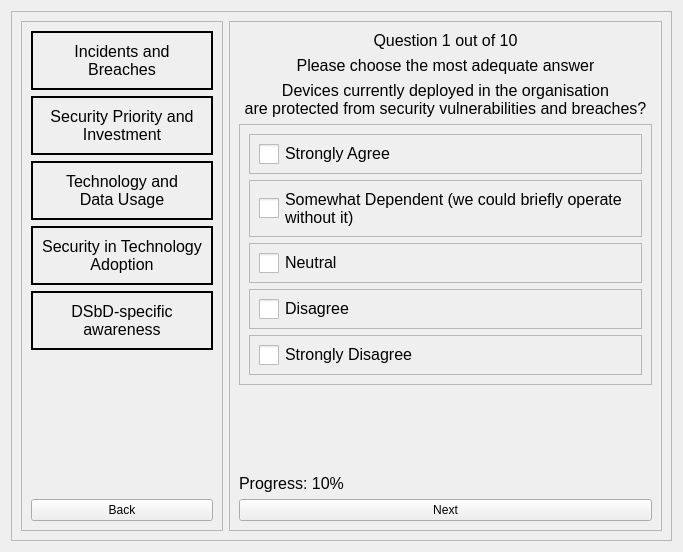
<?xml version="1.0" encoding="UTF-8"?>
<ui version="4.0">
 <class>Form</class>
 <widget class="QWidget" name="Form">
  <property name="geometry">
   <rect>
    <x>0</x>
    <y>0</y>
    <width>683</width>
    <height>552</height>
   </rect>
  </property>
  <property name="windowTitle">
   <string>Form</string>
  </property>
  <layout class="QHBoxLayout" name="horizontalLayout">
   <item>
    <widget class="QFrame" name="question_frame">
     <property name="frameShape">
      <enum>QFrame::StyledPanel</enum>
     </property>
     <property name="frameShadow">
      <enum>QFrame::Raised</enum>
     </property>
     <layout class="QHBoxLayout" name="horizontalLayout_2">
      <item>
       <widget class="QFrame" name="questionCategoriesFrame">
        <property name="minimumSize">
         <size>
          <width>0</width>
          <height>0</height>
         </size>
        </property>
        <property name="maximumSize">
         <size>
          <width>202</width>
          <height>16777215</height>
         </size>
        </property>
        <property name="frameShape">
         <enum>QFrame::StyledPanel</enum>
        </property>
        <property name="frameShadow">
         <enum>QFrame::Raised</enum>
        </property>
        <layout class="QVBoxLayout" name="verticalLayout">
         <item>
          <widget class="QFrame" name="incidentsFrame">
           <property name="styleSheet">
            <string notr="true">QFrame#incidentsFrame{
    border: 2px solid black;
    border-radius: 30px;
}

QFrame:hover {
	background-color: lightGray;
	border-radius: 30px;
}

</string>
           </property>
           <property name="frameShape">
            <enum>QFrame::StyledPanel</enum>
           </property>
           <property name="frameShadow">
            <enum>QFrame::Raised</enum>
           </property>
           <layout class="QHBoxLayout" name="horizontalLayout_3">
            <item>
             <widget class="QLabel" name="label">
              <property name="text">
               <string>&lt;html&gt;&lt;head/&gt;&lt;body&gt;&lt;p align=&quot;center&quot;&gt;&lt;span style=&quot; font-size:12pt;&quot;&gt;Incidents and&lt;br&gt; Breaches&lt;/span&gt;&lt;/p&gt;&lt;/body&gt;&lt;/html&gt;</string>
              </property>
             </widget>
            </item>
           </layout>
          </widget>
         </item>
         <item>
          <widget class="QFrame" name="securityPriorityFrame">
           <property name="styleSheet">
            <string notr="true">QFrame#securityPriorityFrame{
    border: 2px solid black;
    border-radius: 30px;
}

QFrame:hover {
	background-color: lightGray;
	border-radius: 30px;
}
</string>
           </property>
           <property name="frameShape">
            <enum>QFrame::StyledPanel</enum>
           </property>
           <property name="frameShadow">
            <enum>QFrame::Raised</enum>
           </property>
           <layout class="QHBoxLayout" name="horizontalLayout_4">
            <item>
             <widget class="QLabel" name="label_2">
              <property name="text">
               <string>&lt;html&gt;&lt;head/&gt;&lt;body&gt;&lt;p align=&quot;center&quot;&gt;&lt;span style=&quot; font-size:12pt;&quot;&gt;Security Priority and&lt;br&gt;Investment&lt;/span&gt;&lt;/p&gt;&lt;/body&gt;&lt;/html&gt;</string>
              </property>
             </widget>
            </item>
           </layout>
          </widget>
         </item>
         <item>
          <widget class="QFrame" name="technologyUsageFrame">
           <property name="styleSheet">
            <string notr="true">QFrame#technologyUsageFrame{
    border: 2px solid black;
    border-radius: 30px;
}

QFrame:hover {
	background-color: lightGray;
	border-radius: 30px;
}</string>
           </property>
           <property name="frameShape">
            <enum>QFrame::StyledPanel</enum>
           </property>
           <property name="frameShadow">
            <enum>QFrame::Raised</enum>
           </property>
           <layout class="QHBoxLayout" name="horizontalLayout_5">
            <item>
             <widget class="QLabel" name="label_3">
              <property name="text">
               <string>&lt;html&gt;&lt;head/&gt;&lt;body&gt;&lt;p align=&quot;center&quot;&gt;&lt;span style=&quot; font-size:12pt;&quot;&gt;Technology and&lt;br&gt;Data Usage&lt;/span&gt;&lt;/p&gt;&lt;/body&gt;&lt;/html&gt;</string>
              </property>
             </widget>
            </item>
           </layout>
          </widget>
         </item>
         <item>
          <widget class="QFrame" name="technologyAdoptionFrame">
           <property name="styleSheet">
            <string notr="true">QFrame#technologyAdoptionFrame{
    border: 2px solid black;
    border-radius: 30px;
}

QFrame:hover {
	background-color: lightGray;
	border-radius: 30px;
}
</string>
           </property>
           <property name="frameShape">
            <enum>QFrame::StyledPanel</enum>
           </property>
           <property name="frameShadow">
            <enum>QFrame::Raised</enum>
           </property>
           <layout class="QHBoxLayout" name="horizontalLayout_6">
            <item>
             <widget class="QLabel" name="label_4">
              <property name="text">
               <string>&lt;html&gt;&lt;head/&gt;&lt;body&gt;&lt;p align=&quot;center&quot;&gt;&lt;span style=&quot; font-size:12pt;&quot;&gt;Security in Technology&lt;br&gt;Adoption&lt;/span&gt;&lt;/p&gt;&lt;/body&gt;&lt;/html&gt;</string>
              </property>
             </widget>
            </item>
           </layout>
          </widget>
         </item>
         <item>
          <widget class="QFrame" name="dsbdFrame">
           <property name="styleSheet">
            <string notr="true">QFrame#dsbdFrame{
    border: 2px solid black;
    border-radius: 30px;
}

QFrame:hover {
	background-color: lightGray;
	border-radius: 30px;
}
</string>
           </property>
           <property name="frameShape">
            <enum>QFrame::StyledPanel</enum>
           </property>
           <property name="frameShadow">
            <enum>QFrame::Raised</enum>
           </property>
           <layout class="QHBoxLayout" name="horizontalLayout_7">
            <item>
             <widget class="QLabel" name="label_5">
              <property name="text">
               <string>&lt;html&gt;&lt;head/&gt;&lt;body&gt;&lt;p align=&quot;center&quot;&gt;&lt;span style=&quot; font-size:12pt;&quot;&gt;DSbD-specific&lt;br&gt;awareness&lt;/span&gt;&lt;/p&gt;&lt;/body&gt;&lt;/html&gt;</string>
              </property>
             </widget>
            </item>
           </layout>
          </widget>
         </item>
         <item>
          <spacer name="verticalSpacer">
           <property name="orientation">
            <enum>Qt::Vertical</enum>
           </property>
           <property name="sizeHint" stdset="0">
            <size>
             <width>20</width>
             <height>40</height>
            </size>
           </property>
          </spacer>
         </item>
         <item>
          <widget class="QPushButton" name="pushButton_2">
           <property name="text">
            <string>Back</string>
           </property>
          </widget>
         </item>
        </layout>
       </widget>
      </item>
      <item>
       <widget class="QFrame" name="frame_3">
        <property name="frameShape">
         <enum>QFrame::StyledPanel</enum>
        </property>
        <property name="frameShadow">
         <enum>QFrame::Raised</enum>
        </property>
        <layout class="QVBoxLayout" name="verticalLayout_2">
         <item>
          <widget class="QLabel" name="label_6">
           <property name="text">
            <string>&lt;html&gt;&lt;head/&gt;&lt;body&gt;&lt;p align=&quot;center&quot;&gt;&lt;span style=&quot; font-size:12pt;&quot;&gt;Question 1 out of 10&lt;/span&gt;&lt;/p&gt;&lt;/body&gt;&lt;/html&gt;</string>
           </property>
          </widget>
         </item>
         <item>
          <widget class="QLabel" name="label_9">
           <property name="text">
            <string>&lt;html&gt;&lt;head/&gt;&lt;body&gt;&lt;p align=&quot;center&quot;&gt;&lt;span style=&quot; font-size:12pt;&quot;&gt;Please choose the most adequate answer&lt;/span&gt;&lt;/p&gt;&lt;/body&gt;&lt;/html&gt;</string>
           </property>
          </widget>
         </item>
         <item>
          <widget class="QLabel" name="label_7">
           <property name="text">
            <string>&lt;html&gt;&lt;head/&gt;&lt;body&gt;&lt;p align=&quot;center&quot;&gt;&lt;span style=&quot; font-size:12pt;&quot;&gt;Devices currently deployed in the organisation&lt;br&gt;are protected from security vulnerabilities and breaches?&lt;/span&gt;&lt;/p&gt;&lt;/body&gt;&lt;/html&gt;</string>
           </property>
          </widget>
         </item>
         <item>
          <widget class="QFrame" name="answerFrame">
           <property name="frameShape">
            <enum>QFrame::StyledPanel</enum>
           </property>
           <property name="frameShadow">
            <enum>QFrame::Raised</enum>
           </property>
           <layout class="QVBoxLayout" name="verticalLayout_3">
            <item>
             <widget class="QFrame" name="frame">
              <property name="frameShape">
               <enum>QFrame::StyledPanel</enum>
              </property>
              <property name="frameShadow">
               <enum>QFrame::Raised</enum>
              </property>
              <layout class="QHBoxLayout" name="horizontalLayout_8">
               <item>
                <widget class="QCheckBox" name="checkBox">
                 <property name="maximumSize">
                  <size>
                   <width>20</width>
                   <height>16777215</height>
                  </size>
                 </property>
                 <property name="styleSheet">
                  <string notr="true">QCheckBox::indicator {
     width: 20px;
     height: 20px;
 }</string>
                 </property>
                 <property name="text">
                  <string/>
                 </property>
                </widget>
               </item>
               <item>
                <widget class="QLabel" name="label_8">
                 <property name="text">
                  <string>&lt;html&gt;&lt;head/&gt;&lt;body&gt;&lt;p&gt;&lt;span style=&quot; font-size:12pt;&quot;&gt;Strongly Agree&lt;/span&gt;&lt;/p&gt;&lt;/body&gt;&lt;/html&gt;</string>
                 </property>
                </widget>
               </item>
              </layout>
             </widget>
            </item>
            <item>
             <widget class="QFrame" name="frame_2">
              <property name="frameShape">
               <enum>QFrame::StyledPanel</enum>
              </property>
              <property name="frameShadow">
               <enum>QFrame::Raised</enum>
              </property>
              <layout class="QHBoxLayout" name="horizontalLayout_9">
               <item>
                <widget class="QCheckBox" name="checkBox_2">
                 <property name="maximumSize">
                  <size>
                   <width>20</width>
                   <height>16777215</height>
                  </size>
                 </property>
                 <property name="styleSheet">
                  <string notr="true">QCheckBox::indicator {
     width: 20px;
     height: 20px;
 }</string>
                 </property>
                 <property name="text">
                  <string/>
                 </property>
                </widget>
               </item>
               <item>
                <widget class="QLabel" name="label_10">
                 <property name="text">
                  <string>&lt;html&gt;&lt;head/&gt;&lt;body&gt;&lt;p&gt;&lt;span style=&quot; font-size:12pt;&quot;&gt;Somewhat Dependent (we could briefly operate&lt;br&gt; without it)&lt;/span&gt;&lt;/p&gt;&lt;/body&gt;&lt;/html&gt;</string>
                 </property>
                </widget>
               </item>
              </layout>
             </widget>
            </item>
            <item>
             <widget class="QFrame" name="frame_4">
              <property name="frameShape">
               <enum>QFrame::StyledPanel</enum>
              </property>
              <property name="frameShadow">
               <enum>QFrame::Raised</enum>
              </property>
              <layout class="QHBoxLayout" name="horizontalLayout_10">
               <item>
                <widget class="QCheckBox" name="checkBox_3">
                 <property name="maximumSize">
                  <size>
                   <width>20</width>
                   <height>16777215</height>
                  </size>
                 </property>
                 <property name="styleSheet">
                  <string notr="true">QCheckBox::indicator {
     width: 20px;
     height: 20px;
 }</string>
                 </property>
                 <property name="text">
                  <string/>
                 </property>
                </widget>
               </item>
               <item>
                <widget class="QLabel" name="label_11">
                 <property name="text">
                  <string>&lt;html&gt;&lt;head/&gt;&lt;body&gt;&lt;p&gt;&lt;span style=&quot; font-size:12pt;&quot;&gt;Neutral&lt;/span&gt;&lt;/p&gt;&lt;/body&gt;&lt;/html&gt;</string>
                 </property>
                </widget>
               </item>
              </layout>
             </widget>
            </item>
            <item>
             <widget class="QFrame" name="frame_5">
              <property name="frameShape">
               <enum>QFrame::StyledPanel</enum>
              </property>
              <property name="frameShadow">
               <enum>QFrame::Raised</enum>
              </property>
              <layout class="QHBoxLayout" name="horizontalLayout_11">
               <item>
                <widget class="QCheckBox" name="checkBox_4">
                 <property name="maximumSize">
                  <size>
                   <width>20</width>
                   <height>16777215</height>
                  </size>
                 </property>
                 <property name="styleSheet">
                  <string notr="true">QCheckBox::indicator {
     width: 20px;
     height: 20px;
 }</string>
                 </property>
                 <property name="text">
                  <string/>
                 </property>
                </widget>
               </item>
               <item>
                <widget class="QLabel" name="label_12">
                 <property name="text">
                  <string>&lt;html&gt;&lt;head/&gt;&lt;body&gt;&lt;p&gt;&lt;span style=&quot; font-size:12pt;&quot;&gt;Disagree&lt;/span&gt;&lt;/p&gt;&lt;/body&gt;&lt;/html&gt;</string>
                 </property>
                </widget>
               </item>
              </layout>
             </widget>
            </item>
            <item>
             <widget class="QFrame" name="frame_6">
              <property name="frameShape">
               <enum>QFrame::StyledPanel</enum>
              </property>
              <property name="frameShadow">
               <enum>QFrame::Raised</enum>
              </property>
              <layout class="QHBoxLayout" name="horizontalLayout_12">
               <item>
                <widget class="QCheckBox" name="checkBox_5">
                 <property name="maximumSize">
                  <size>
                   <width>20</width>
                   <height>16777215</height>
                  </size>
                 </property>
                 <property name="styleSheet">
                  <string notr="true">QCheckBox::indicator {
     width: 20px;
     height: 20px;
 }</string>
                 </property>
                 <property name="text">
                  <string/>
                 </property>
                </widget>
               </item>
               <item>
                <widget class="QLabel" name="label_13">
                 <property name="text">
                  <string>&lt;html&gt;&lt;head/&gt;&lt;body&gt;&lt;p&gt;&lt;span style=&quot; font-size:12pt;&quot;&gt;Strongly Disagree&lt;/span&gt;&lt;/p&gt;&lt;/body&gt;&lt;/html&gt;</string>
                 </property>
                </widget>
               </item>
              </layout>
             </widget>
            </item>
           </layout>
          </widget>
         </item>
         <item>
          <spacer name="verticalSpacer_2">
           <property name="orientation">
            <enum>Qt::Vertical</enum>
           </property>
           <property name="sizeHint" stdset="0">
            <size>
             <width>20</width>
             <height>40</height>
            </size>
           </property>
          </spacer>
         </item>
         <item>
          <widget class="QLabel" name="label_14">
           <property name="text">
            <string>&lt;html&gt;&lt;head/&gt;&lt;body&gt;&lt;p&gt;&lt;span style=&quot; font-size:12pt;&quot;&gt;Progress: 10%&lt;/span&gt;&lt;/p&gt;&lt;/body&gt;&lt;/html&gt;</string>
           </property>
          </widget>
         </item>
         <item>
          <widget class="QPushButton" name="pushButton">
           <property name="text">
            <string>Next</string>
           </property>
          </widget>
         </item>
        </layout>
       </widget>
      </item>
     </layout>
    </widget>
   </item>
  </layout>
 </widget>
 <resources/>
 <connections/>
</ui>
